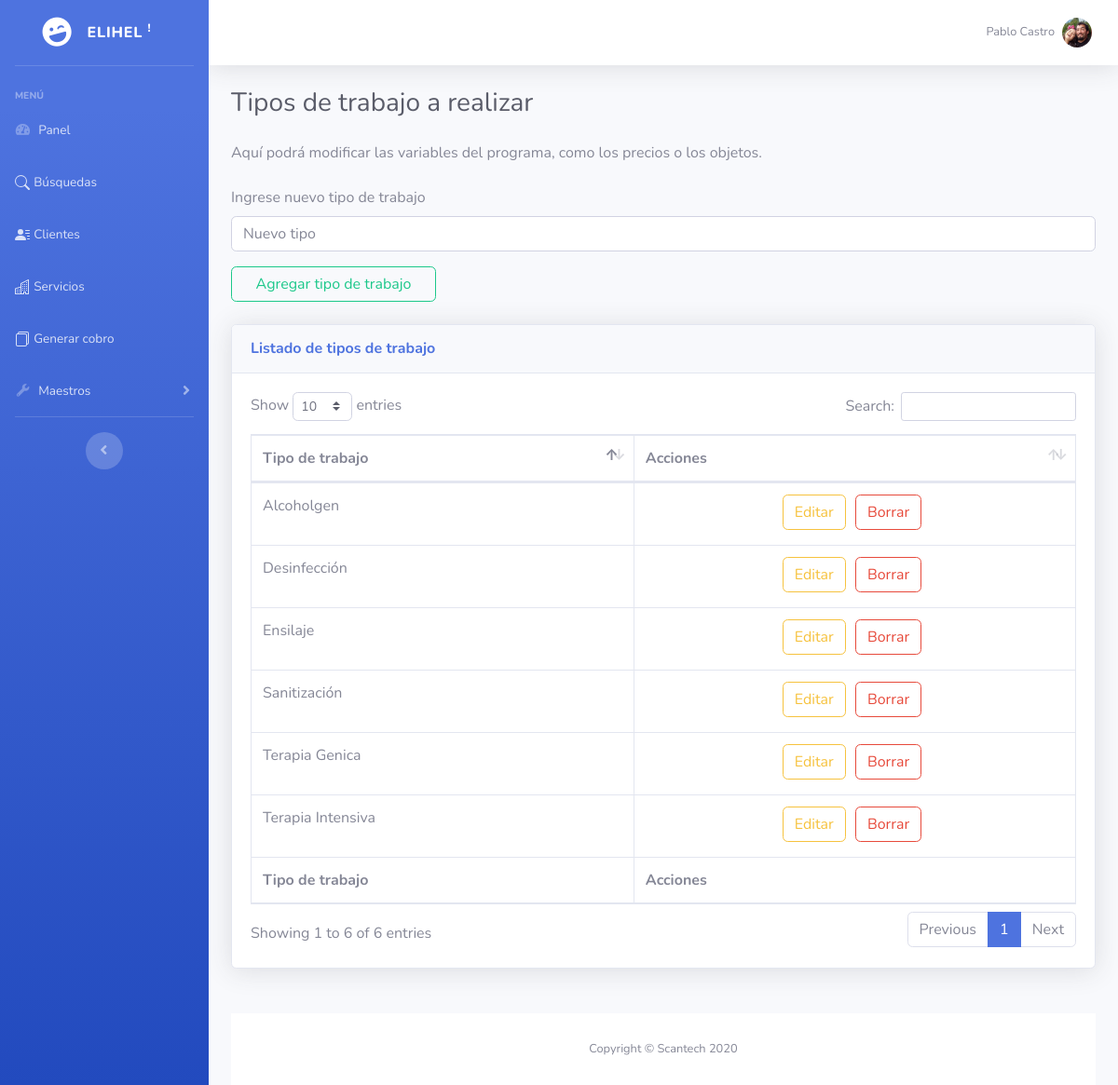
Page /vista/tipotrabajos.php (signed in) on the committed database.
### tables this page shows
CREATE TABLE `tipotrabajo` (
  `id` int(11) NOT NULL,
  `tipotrabajo` varchar(35) NOT NULL
);

### modelo/conexion.php (called while the page is built)
<?php
class DB{
    public static function conexion() {
        try{
            $pdo=new PDO('mysql:host=localhost; dbname=scantech_scanservice', 'root', '');
            $pdo->setAttribute(PDO::ATTR_ERRMODE, PDO::ERRMODE_EXCEPTION);
            $pdo->exec("SET CHARACTER SET UTF8");
        }catch(Exception $e){
            die("Error" . $e->getMessage());
            echo "Línea de error" . $e->getLine();
        }
        return $pdo;
    }
}
?>

### modelo/tipotrabajo.modelo.php (called while the page is built, shortened)
<?php
require_once "conexion.php";
Class ModeloTipotrabajos{
    static public function listarTipotrabajo(){
    $sql = DB::conexion()->prepare("SELECT * FROM tipotrabajo");
    $sql -> execute();
    return $sql -> fetchAll();
}
}

### controlador/tipotrabajos.controller.php (called while the page is built, shortened)
<?php
Class ControllerTipotrabajos{
    public static function listarTipotrabajos(){
        $respuesta = ModeloTipotrabajos::listarTipotrabajo();
        return $respuesta;
    }
}

### vista/tipotrabajos.php (the view, shortened to what this page needs)
<!DOCTYPE html>
<html lang="es">
<?php require('estructura/head.php'); ?>
<body id="page-top">
  <div id="wrapper">
    <?php include('estructura/barraLateral.php'); ?>
    <div id="content-wrapper" class="d-flex flex-column">
      <div id="content">
        <?php include('estructura/barraSuperior.php'); ?>
        <div class="container-fluid">
          <div class="d-sm-flex align-items-center justify-content-between mb-4">
            <h1 class="h3 mb-0 text-gray-800">Tipos de trabajo a realizar</h1>
          </div>
          <p class="mb-4">Aquí podrá modificar las variables del programa, como los precios o los objetos</a>.</p>
          <div class="form-group">
            <label for="exampleFormControlInput1">Ingrese nuevo tipo de trabajo</label>
            <input type="text" name="tipo" class="form-control" id="idTipo" placeholder="Nuevo tipo">
          </div>
          <input type=" submit" value="Agregar tipo de trabajo" name="enviar_tipo" id="enviar_tipo" class="btn btn-outline-success" style="display: true;">
            <br>
            <br>
            <div id="recargar1" class="card shadow mb-4 reload">
              <div class="card-header py-3">
                <h6 class="m-0 font-weight-bold text-primary">Listado de tipos de trabajo</h6>
              </div>
              <div class="card-body">
                <div class="table-responsive">
                  <table class="table table-bordered" id="dataTable" width="100%" cellspacing="0">
                    <thead>
                      <tr>
                        <th>Tipo de trabajo</th>
                        <th>Acciones</th>
                      </tr>
                    </thead>
                    <tfoot>
                      <tr>
                        <th>Tipo de trabajo</th>
                        <th>Acciones</th>
                      </tr>
                    </tfoot>
                    <tbody>
                      <?php
                      $matrizSanitizacion = ControllerTipotrabajos::listarTipotrabajos();
                      foreach ($matrizSanitizacion as $registro) {
                      ?>
                        <tr>
                          <td> <?php echo $registro["tipotrabajo"]; ?></td>
                          <td>
                            <div style="text-align: center;">
                              <input style="margin-bottom: 4px;  margin-right:6px;" type="submit" onClick="reply_clickModificar(this.id)" value="Editar" name="enviar" id="
                      <?php echo 'idcode:', $registro["id"], ':idcode tipocode:',  $registro["tipotrabajo"], ':tipocode' ?>" class="btn btn-outline-warning">
                              <input style="margin-bottom: 4px;  margin-right:6px;" type="submit" onClick="reply_clickBorrar_tipo(this.id)" value="Borrar" name="borrar" id="<?php echo $registro["id"] ?>" class="borrar-id btn btn-outline-danger">
                            </div>
                          </td>
                        </tr>
                      <?php
                      }
                      ?>
                    </tbody>
                  </table>
                </div>
              </div>
            </div>
            <br>
            <?php include('estructura/footer.php'); ?>
          </div>
        </div>
</body>
</html>

### rows in the picture
tipotrabajo: tipotrabajo "Desinfección"
tipotrabajo: tipotrabajo "Sanitización"
tipotrabajo: tipotrabajo "Ensilaje"
tipotrabajo: tipotrabajo "Alcoholgen"
tipotrabajo: tipotrabajo "Terapia Genica"
tipotrabajo: tipotrabajo "Terapia Intensiva"

### other values in the picture
$user->getNombre() "Pablo Castro"
